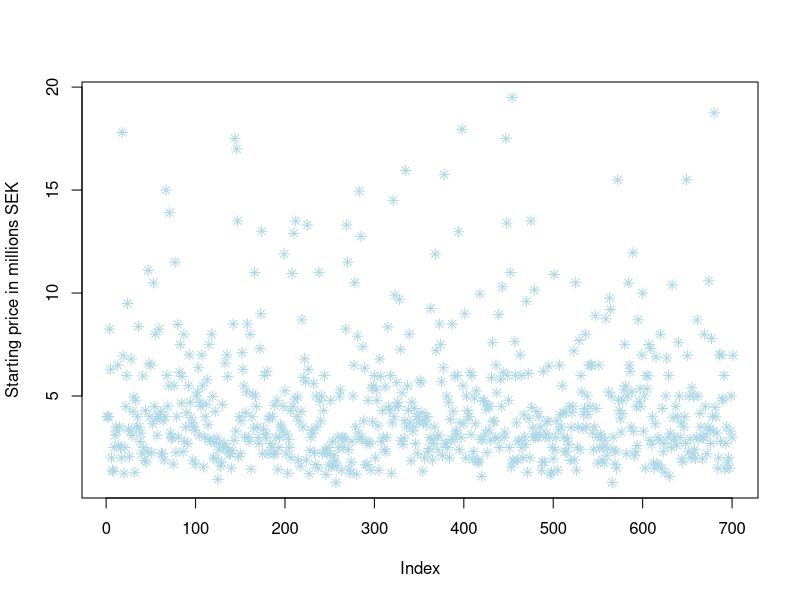
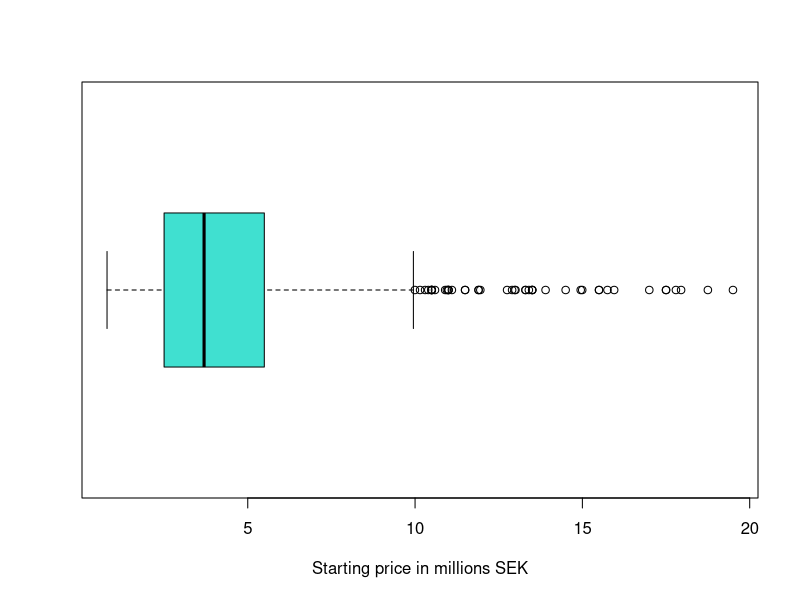
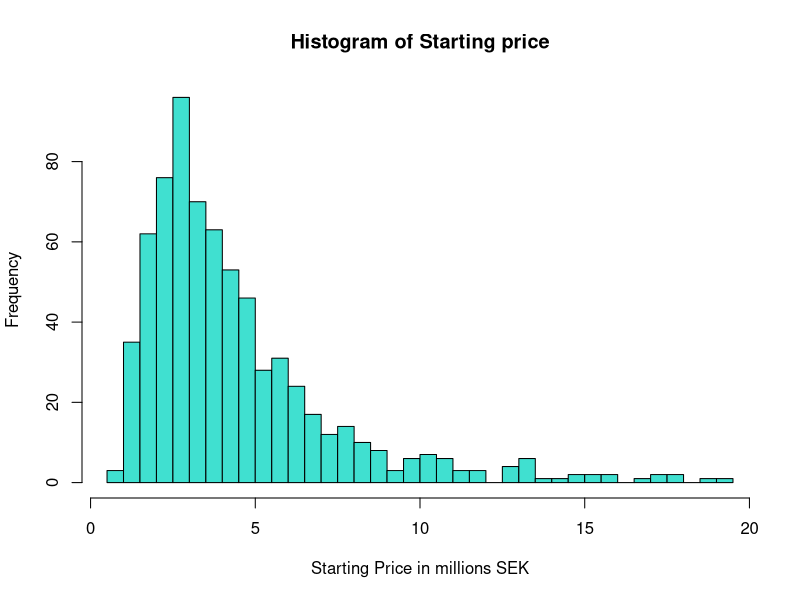
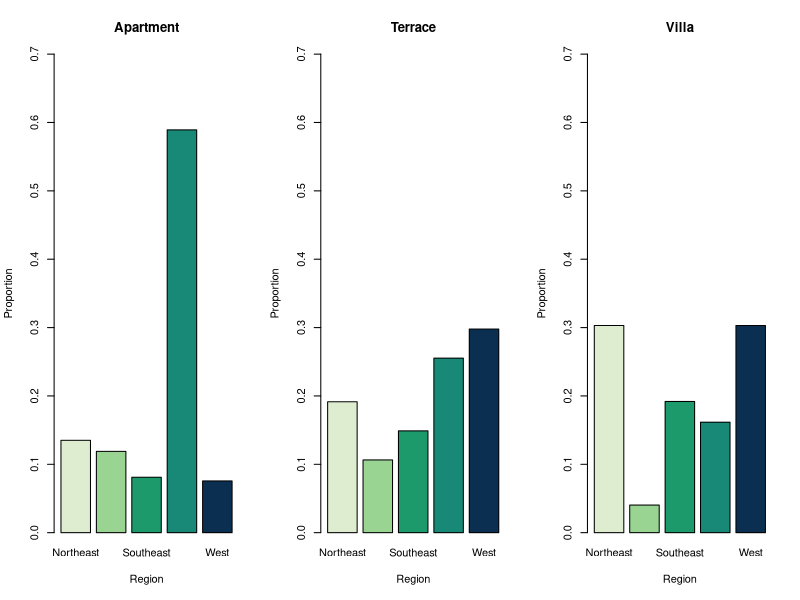
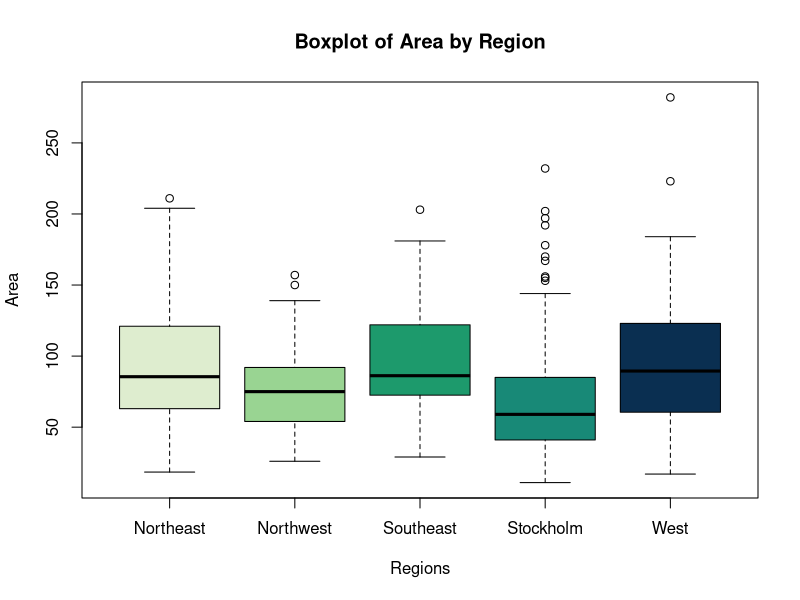
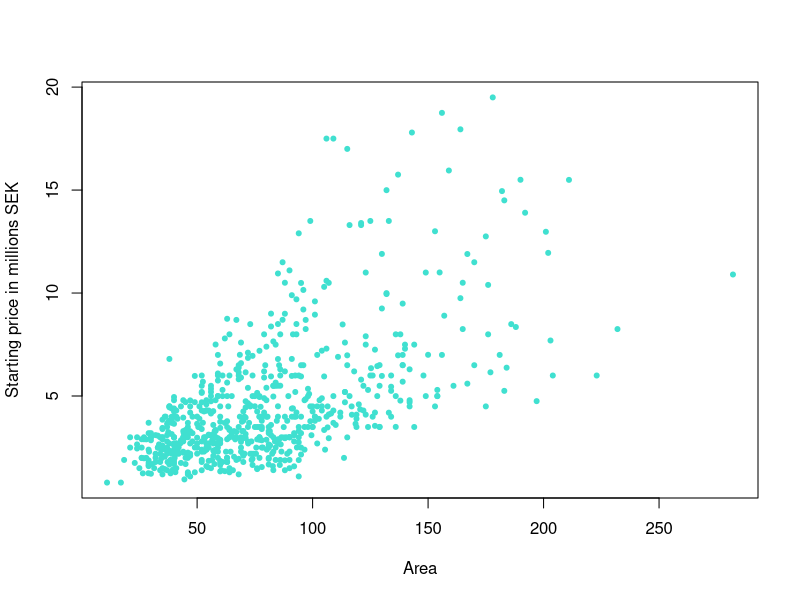
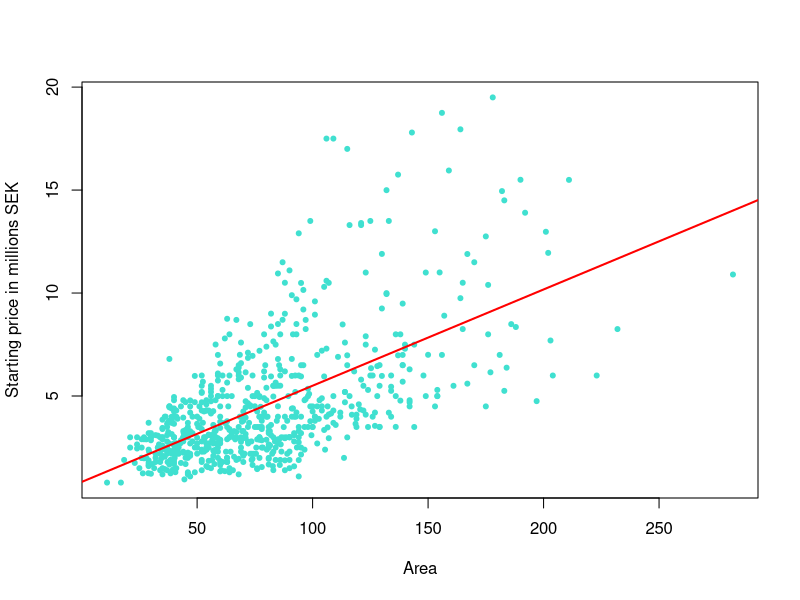
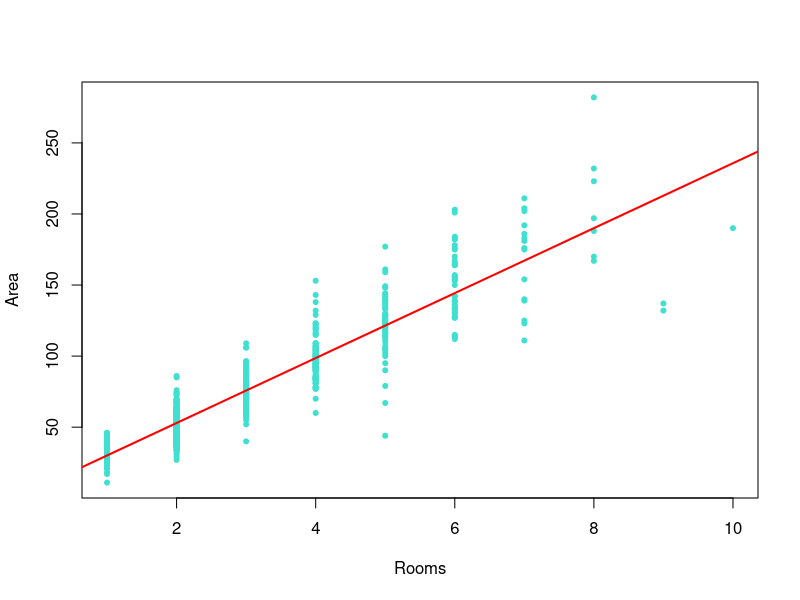

R code for these plots, in order:
# This is Caroline's code

# Hola Patito Pablo and Big boss Steven and Fantastic Faezeh
# Also sorry 


library(readxl)
test <- read_excel("test.xlsx")
data <- read_excel("dataset01.xlsx")
par(mfrow = c(1,1))

# Data transformation

data$STARTING_PRICE <- data$STARTING_PRICE / 1000000
data$REGION <- as.factor(data$REGION)
data$TYPE <- as.factor(data$TYPE)
data$BALCONY <- as.factor(data$BALCONY)

# Q1 - Analyze STARTING_PRICE in terms of location, variability, shape, outliers. Numerical + graphical tools

summary(data$STARTING_PRICE)
var(data$STARTING_PRICE)
sd(data$STARTING_PRICE)

plot(data$STARTING_PRICE, pch = 8, col = "lightblue", ylab = "Starting price in millions SEK")
boxplot(data$STARTING_PRICE, col = "turquoise", horizontal = T, xlab = "Starting price in millions SEK")
hist(data$STARTING_PRICE, breaks = 35, col = "turquoise", xlab = "Starting Price in millions SEK", main = "Histogram of Starting price")

# Q2 - Analyze simultaneously REGION and TYPE

for (i in levels(data$REGION)) {
  region <- data[data$REGION == i, ]
  table <- round(prop.table(table(region$TYPE)), 2)
  cat(i)
  print(table)
  cat("\n")
}

par(mfrow = c(1, 3))
for (i in levels(data$TYPE)) {
  type_data <- data[data$TYPE == i, ]
  prop_table <- prop.table(table(type_data$REGION))
  barplot(prop_table, main = paste(i), xlab = "Region", ylab = "Proportion", names.arg = names(prop_table),
          col = c("#DEEDCF", "#99D492", "#1D9A6C", "#188977", "#0A2F51"),
          ylim = c(0, 0.7))
}

# Q3 - Analyze simultaneously REGION and AREA

for (i in levels(data$REGION)) {
  region <- data[data$REGION == i, ]
  cat(i, "\n")
  print(summary(region$AREA))
  cat("\n")
}

par(mfrow = c(1,1))
boxplot(data$AREA ~ data$REGION, col = c("#DEEDCF", "#99D492", "#1D9A6C", "#188977", "#0A2F51"), ylab = "Area", xlab = "Regions", main = "Boxplot of Area by Region")

# Q4 - Analyze relationship between the variables STARTING_PRICE and AREA. 

cor(data$AREA, data$STARTING_PRICE)

plot(STARTING_PRICE ~ AREA, data = data, xlab = "Area", ylab = "Starting price in millions SEK", col = "turquoise", pch = 20, cex = 1)

# Q5 - Fit a linear regression explaining STARTING_PRICE by AREA.

lm_model <- lm(STARTING_PRICE ~ AREA, data = data)
?lm
summary(lm_model)
plot(STARTING_PRICE ~ AREA, data = data, xlab = "Area", ylab = "Starting price in millions SEK", col = "turquoise", pch = 20, cex = 1)
abline(lm_model, col = "red", lwd = 2)

# Q6 - Fit a linear regression explaining STARTING_PRICE by REGION, TYPE, BALCONY, ROOMS, AREA.

round(cor(data[, c("ROOMS", "AREA", "STARTING_PRICE")]), 3)
plot(AREA ~ ROOMS, data = data, xlab = "Rooms", ylab = "Area", col = "turquoise", pch = 20, cex = 1)
abline(lm(AREA ~ ROOMS, data = data), col = "red", lwd = 2)

mr_model <- lm(STARTING_PRICE ~ REGION + TYPE + BALCONY + ROOMS + AREA, data = data)
summary(mr_model)

# Improved MRM (remove rooms then balcony because insignificant)
mr_model2 <- lm(STARTING_PRICE ~ REGION + TYPE + AREA + REGION*AREA + TYPE*AREA, data = data)
summary(mr_model2)

par(mfrow = c(2, 3))

colours <- c("#99D492", "#188977", "#0A2F51")
for (i in levels(data$REGION)) {
    region <- data[data$REGION == i, ]
    
    plot(region$AREA, region$STARTING_PRICE,
         main = paste("Starting price vs area in", i),
         xlab = "Area", ylab = "Starting Price in millions SEK",
         pch = 19, col = colours[region$TYPE], cex = 1.5)
    
    legend("topleft", legend = c("Apartment", "Terrace", "Villa"), fill = colours, title = "Type", cex = 0.8)
}


# Q7 - Predict starting prices for dataset test

test_pred <- predict(mr_model, newdata = test)
test$STARTING_PRICE <- test_pred
head(test)






